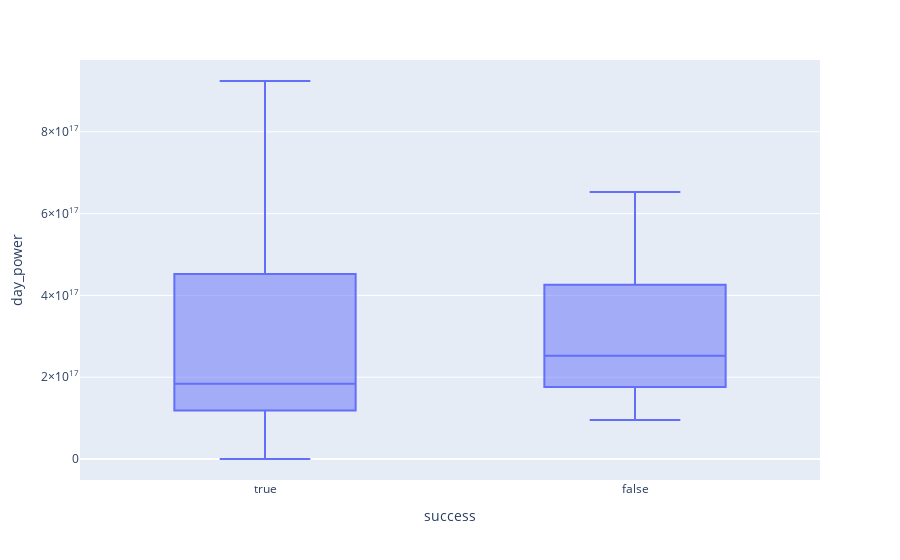

Notebook source saved alongside this figure:
### Code cell
fig = px.box(data_frame=df.dropna(), y="day_power", x='success')
fig.update_traces(quartilemethod="exclusive") # or "inclusive", or "linear" by default
fig.show()

### Figure 1 — Plotly figure (JSON) as saved in the notebook; plotly's stock layout.template omitted (floating-point values rounded to 4 significant figures)
{"data": [{"alignmentgroup": "True", "hovertemplate": "success=%{x}<br>day_power=%{y}<extra></extra>", "legendgroup": "", "marker": {"color": "#636efa"}, "name": "", "notched": false, "offsetgroup": "", "orientation": "v", "quartilemethod": "exclusive", "showlegend": false, "type": "box", "x": [true, true, true, false, false, false, false, true, false, true, false, true, true, true, false, false, true, true, true, true, false, true, true, true], "x0": " ", "xaxis": "x", "y": [367545600000000000, 86400000000000, 452304000000000000, 196473600000000000, 368928000000000000, 193104000000000000, 483148800000000000, 86400000000000, 252633600000000000, 123552000000000000, 158803200000000000, 518918400000000000, 761875200000000000, 924134400000000000, 652752000000000000, 260841600000000000, 118540800000000000, 119491200000000000, 81216000000000000, 221529600000000000, 95558400000000000, 231120000000000000, 121564800000000000, 183859200000000000], "y0": " ", "yaxis": "y"}], "layout": {"boxmode": "group", "legend": {"tracegroupgap": 0}, "margin": {"t": 60}, "xaxis": {"anchor": "y", "domain": [0, 1], "title": {"text": "success"}}, "yaxis": {"anchor": "x", "domain": [0, 1], "title": {"text": "day_power"}}}}
